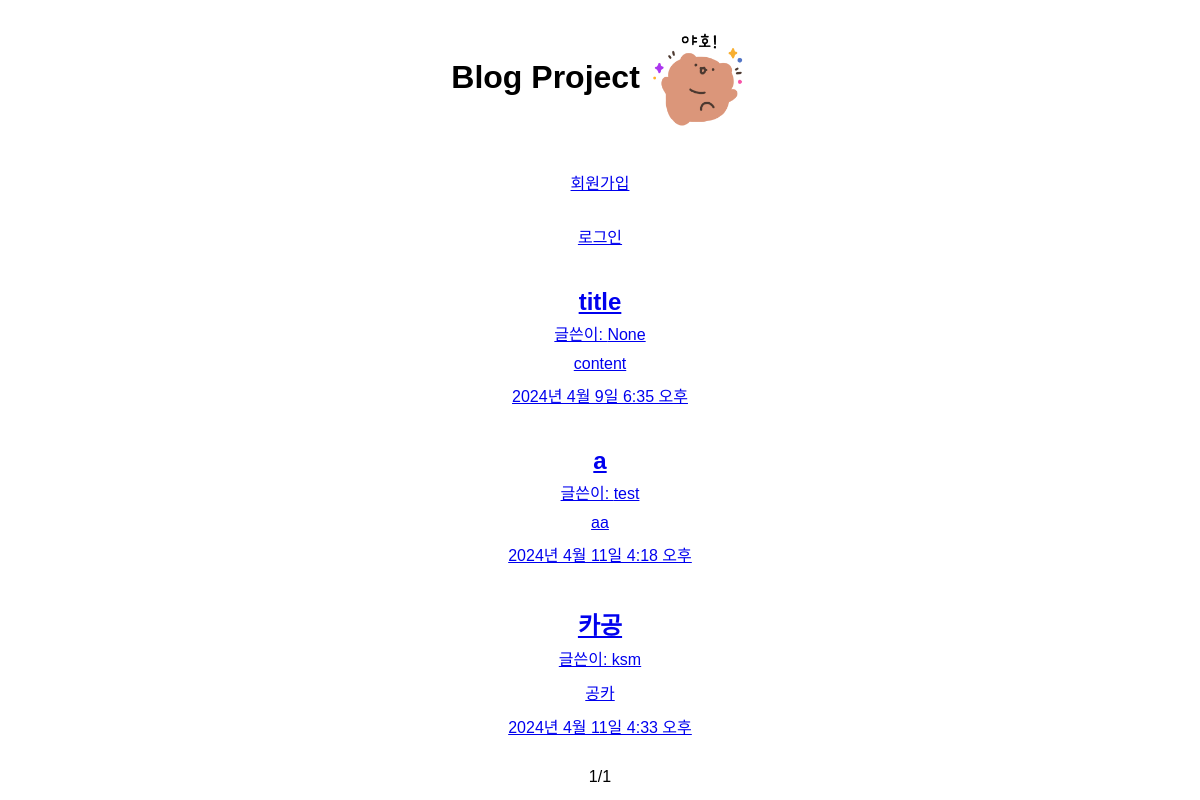
Before: / with the older database file.
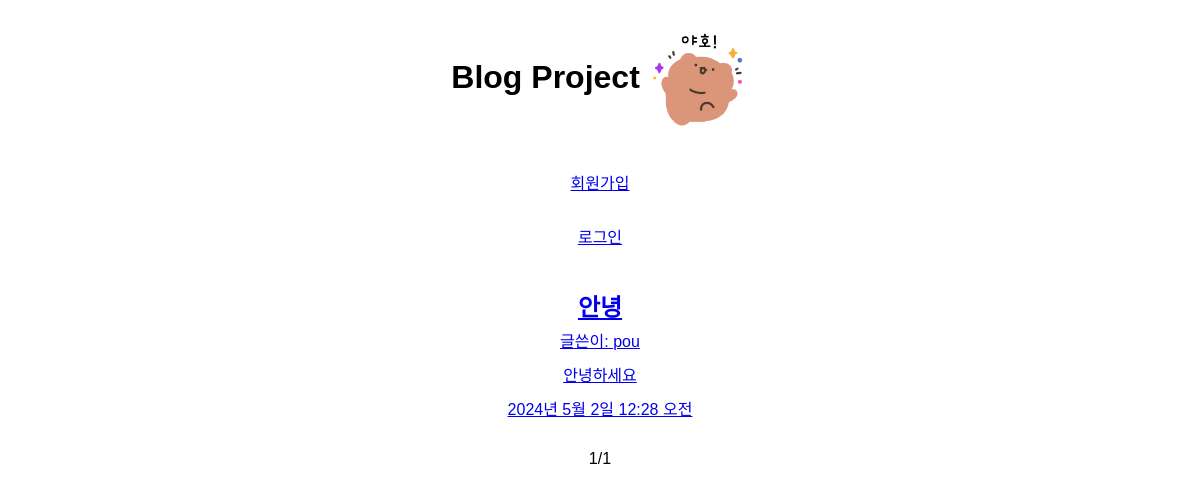
After: the same page with the newer database file.
### blog/models.py (models this page shows, shortened)
class Blog(models.Model):
    title = models.CharField(max_length=100)
    created_at = models.DateTimeField(auto_now_add=True)
    content = models.TextField()
    image = models.ImageField(upload_to='blog/', null=True)
    author = models.ForeignKey(User, on_delete = models.CASCADE, null = True)
    tag = models.ManyToManyField('Tag', blank=True)
    class Meta:
        db_table = 'blog'
    def summary(self):
        return self.content[:100]

### blog/views.py (the view)
# urls.py: path('', views.home, name='home'), # 127.0.0.1:8000
def home(request):
    blogs = Blog.objects.all()
    paginator = Paginator(blogs, 3)
    page_number = request.GET.get('page')
    page_obj = paginator.get_page(page_number)
    return render(request,'home.html',{'page_obj':page_obj})

### blog/templates/home.html (shortened to what this page needs)
{% extends "base.html" %} {% load static %}  {% block extrahead %}
<link rel="stylesheet" href="{% static 'blog/css/style.css' %}" />
{% endblock extrahead %} {% block content %}
<h1>
  Blog Project
  <img src="{% static 'blog/img/emoticon.png' %}" alt="이모티콘" />
</h1>
<div>
  {% if user.is_authenticated %}
  <a href="users/logout">로그아웃</a>
  <h1>환영합니다! {{user.username}} 님</h1>
  <a class="new-post__button" href="{% url 'new' %}">새 글 작성하기</a>
  {% else %}
  <a href="users/signup">회원가입</a>
  <a href="users/login">로그인</a>
  {% endif %}
</div>
<div>
  {% for blog in page_obj %}
  <a href="{%url 'detail' blog.id %}">
    <h2>{{blog.title}}</h2>
    <p>글쓴이: {{blog.author}}</p>
    <p>{{blog.summary}}</p>
    <p>{{blog.created_at}}</p>
  </a>
  {% endfor %}
</div>
<span>
  <p>{{page_obj.number}}</p>
  <p>/</p>
  <p>{{page_obj.paginator.num_pages}}</p>
</span>
{% endblock content %}

### blog/templates/base.html (shortened to what this page needs)
<!DOCTYPE html>
<html lang="en">
  <head>
    {% block extrahead %} {% endblock extrahead %}
  </head>
  <body>
    {% block content %} {% endblock content %}
  </body>
</html>

### blog/static/blog/css/style.css (style rules this page uses)
body { font-family: Arial, sans-serif; text-align: center; }
h1 { font-size: 2em; margin: 30px 0 20px; }
div { margin-top: 40px; display: flex; flex-direction: column; gap: 30px; }
h2 { font-size: 1.5em; margin: 0 0 5px; font-weight: bold; }
p { margin: 0 0 10px; }
img { display: inline-block; vertical-align: middle; width: 100px; }
span { display: flex; align-items: center; justify-content: center; margin: 20px auto 0; width: 50rem; }

Changed rows visible on the page:
removed Blog: title "title", author "None", summary "content", created_at "2024년 4월 9일 6:35 오후"
removed Blog: title "a", author "test", summary "aa", created_at "2024년 4월 11일 4:18 오후"
removed Blog: title "카공", author "ksm", summary "공카", created_at "2024년 4월 11일 4:33 오후"
added Blog: title "안녕", author "pou", summary "안녕하세요", created_at "2024년 5월 2일 12:28 오전"
